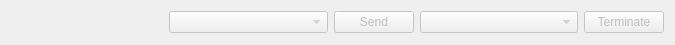
<?xml version="1.0" encoding="UTF-8"?>
<ui version="4.0">
 <class>AUVProcessesWidget</class>
 <widget class="QWidget" name="AUVProcessesWidget">
  <property name="geometry">
   <rect>
    <x>0</x>
    <y>0</y>
    <width>675</width>
    <height>45</height>
   </rect>
  </property>
  <property name="sizePolicy">
   <sizepolicy hsizetype="Preferred" vsizetype="Minimum">
    <horstretch>0</horstretch>
    <verstretch>0</verstretch>
   </sizepolicy>
  </property>
  <property name="minimumSize">
   <size>
    <width>675</width>
    <height>45</height>
   </size>
  </property>
  <property name="windowTitle">
   <string>AUV Connection</string>
  </property>
  <layout class="QHBoxLayout" name="horizontalLayout">
   <item>
    <widget class="QLabel" name="connection_indicator">
     <property name="sizePolicy">
      <sizepolicy hsizetype="Fixed" vsizetype="Fixed">
       <horstretch>0</horstretch>
       <verstretch>0</verstretch>
      </sizepolicy>
     </property>
     <property name="minimumSize">
      <size>
       <width>12</width>
       <height>12</height>
      </size>
     </property>
     <property name="maximumSize">
      <size>
       <width>12</width>
       <height>12</height>
      </size>
     </property>
     <property name="text">
      <string/>
     </property>
     <property name="pixmap">
      <pixmap resource="../resources.qrc">:/resources/red_led.svg</pixmap>
     </property>
     <property name="scaledContents">
      <bool>true</bool>
     </property>
    </widget>
   </item>
   <item>
    <widget class="QLabel" name="connection_label">
     <property name="sizePolicy">
      <sizepolicy hsizetype="Fixed" vsizetype="Fixed">
       <horstretch>0</horstretch>
       <verstretch>0</verstretch>
      </sizepolicy>
     </property>
     <property name="maximumSize">
      <size>
       <width>55</width>
       <height>27</height>
      </size>
     </property>
     <property name="text">
      <string/>
     </property>
    </widget>
   </item>
   <item>
    <widget class="QLabel" name="cola2_indicator">
     <property name="sizePolicy">
      <sizepolicy hsizetype="Fixed" vsizetype="Fixed">
       <horstretch>0</horstretch>
       <verstretch>0</verstretch>
      </sizepolicy>
     </property>
     <property name="minimumSize">
      <size>
       <width>12</width>
       <height>12</height>
      </size>
     </property>
     <property name="maximumSize">
      <size>
       <width>12</width>
       <height>12</height>
      </size>
     </property>
     <property name="text">
      <string/>
     </property>
     <property name="pixmap">
      <pixmap resource="../resources.qrc">:/resources/red_led.svg</pixmap>
     </property>
     <property name="scaledContents">
      <bool>true</bool>
     </property>
    </widget>
   </item>
   <item>
    <widget class="QLabel" name="cola2_label">
     <property name="sizePolicy">
      <sizepolicy hsizetype="Fixed" vsizetype="Fixed">
       <horstretch>0</horstretch>
       <verstretch>0</verstretch>
      </sizepolicy>
     </property>
     <property name="maximumSize">
      <size>
       <width>55</width>
       <height>27</height>
      </size>
     </property>
     <property name="text">
      <string/>
     </property>
    </widget>
   </item>
   <item>
    <widget class="QComboBox" name="startprocess_combo">
     <property name="enabled">
      <bool>false</bool>
     </property>
     <property name="sizePolicy">
      <sizepolicy hsizetype="Minimum" vsizetype="Fixed">
       <horstretch>0</horstretch>
       <verstretch>0</verstretch>
      </sizepolicy>
     </property>
     <property name="currentText" stdset="0">
      <string/>
     </property>
     <property name="currentIndex">
      <number>-1</number>
     </property>
    </widget>
   </item>
   <item>
    <widget class="QPushButton" name="send_button">
     <property name="enabled">
      <bool>false</bool>
     </property>
     <property name="sizePolicy">
      <sizepolicy hsizetype="Fixed" vsizetype="Fixed">
       <horstretch>0</horstretch>
       <verstretch>0</verstretch>
      </sizepolicy>
     </property>
     <property name="text">
      <string>Send</string>
     </property>
    </widget>
   </item>
   <item>
    <widget class="QComboBox" name="terminateprocess_combo">
     <property name="enabled">
      <bool>false</bool>
     </property>
     <property name="sizePolicy">
      <sizepolicy hsizetype="Minimum" vsizetype="Fixed">
       <horstretch>0</horstretch>
       <verstretch>0</verstretch>
      </sizepolicy>
     </property>
    </widget>
   </item>
   <item>
    <widget class="QPushButton" name="terminate_button">
     <property name="enabled">
      <bool>false</bool>
     </property>
     <property name="sizePolicy">
      <sizepolicy hsizetype="Fixed" vsizetype="Fixed">
       <horstretch>0</horstretch>
       <verstretch>0</verstretch>
      </sizepolicy>
     </property>
     <property name="text">
      <string>Terminate</string>
     </property>
    </widget>
   </item>
  </layout>
 </widget>
 <resources>
  <include location="../resources.qrc"/>
  <include location="../resources.qrc"/>
 </resources>
 <connections/>
</ui>
